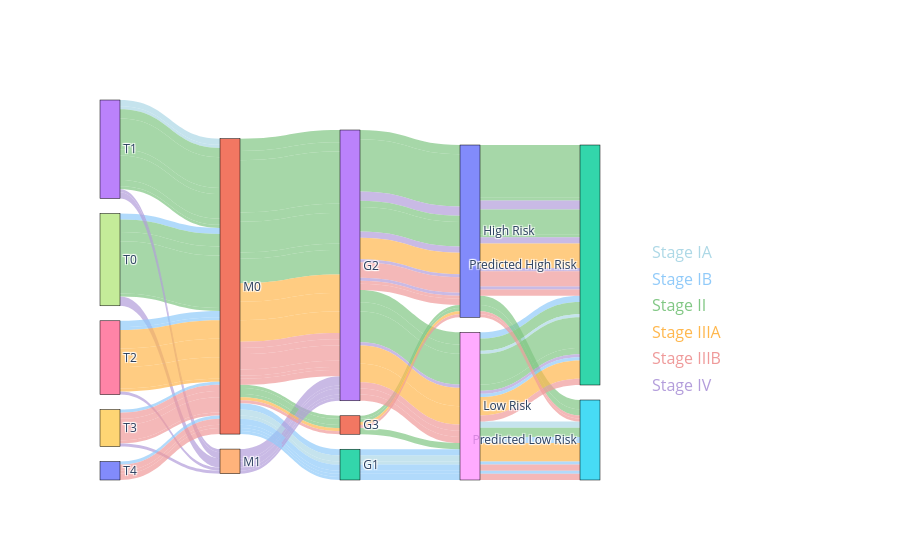

Write notebook code for a chart like this one.
### Code cell
# Re-import necessary libraries after execution state reset
import pandas as pd
import plotly.graph_objects as go

# Simulated sample data for df_validation (since the original dataset was lost after execution reset)
# df_validation = pd.DataFrame({
#     'size_category': ['Small', 'Medium', 'Large', 'Small', 'Large', 'Medium'],
#     'staging': ['Stage IA', 'Stage IB', 'Stage II', 'Stage IIIA', 'Stage IIIB', 'Stage IV'],
#     'metastasis_stage': ['N0', 'N1', 'N0', 'N1', 'N1', 'N1'],
#     'grading': ['G1', 'G2', 'G3', 'G2', 'G3', 'G3'],
#     'real_labels': [0, 1, 0, 1, 1, 1],
#     'predicted_labels': [0, 1, 1, 0, 1, 1]
# })

# Group data to count patients for each path in the hierarchy
sankey_data = df_validation.groupby(
    ['size_category', 'staging', 'metastasis_stage', 'grading', 'real_labels', 'predicted_labels']
).size().reset_index(name='count')

# Prepare unique nodes for the Sankey diagram
nodes = list(set(
    sankey_data['size_category'].tolist() +
    sankey_data['metastasis_stage'].tolist() +
    sankey_data['grading'].tolist() +
    sankey_data['real_labels'].map({0: 'Low Risk', 1: 'High Risk'}).tolist() +
    sankey_data['predicted_labels'].map({0: 'Predicted Low Risk', 1: 'Predicted High Risk'}).tolist()
))
node_indices = {node: i for i, node in enumerate(nodes)}

# Define a softer color mapping for AJCC stages
soft_color_mapping = {
    'Stage IA': 'rgba(173, 216, 230, 0.7)',  # Light Blue (Soft Sky Blue)
    'Stage IB': 'rgba(144, 202, 249, 0.7)',  # Soft Sky Blue
    'Stage II': 'rgba(129, 199, 132, 0.7)',  # Soft Green
    'Stage IIIA': 'rgba(255, 183, 77, 0.7)',  # Soft Orange
    'Stage IIIB': 'rgba(239, 154, 154, 0.7)',  # Soft Red
    'Stage IV': 'rgba(179, 157, 219, 0.7)'   # Soft Purple
}

# Initialize lists for Sankey diagram data
sources = []
targets = []
values = []
colors = []

# Populate links for the Sankey diagram with the updated soft colors
for _, row in sankey_data.iterrows():
    # Tumor Size → Metastasis
    sources.append(node_indices[row['size_category']])
    targets.append(node_indices[row['metastasis_stage']])
    values.append(row['count'])
    colors.append(soft_color_mapping.get(row['staging'], 'rgba(200, 200, 200, 0.7)'))

    # Metastasis → Grading
    sources.append(node_indices[row['metastasis_stage']])
    targets.append(node_indices[row['grading']])
    values.append(row['count'])
    colors.append(soft_color_mapping.get(row['staging'], 'rgba(200, 200, 200, 0.7)'))

    # Grading → Real Risk Level
    real_risk_label = 'High Risk' if row['real_labels'] == 1 else 'Low Risk'
    sources.append(node_indices[row['grading']])
    targets.append(node_indices[real_risk_label])
    values.append(row['count'])
    colors.append(soft_color_mapping.get(row['staging'], 'rgba(200, 200, 200, 0.7)'))

    # Real Risk Level → Predicted Risk Level
    predicted_risk_label = 'Predicted High Risk' if row['predicted_labels'] == 1 else 'Predicted Low Risk'
    sources.append(node_indices[real_risk_label])
    targets.append(node_indices[predicted_risk_label])
    values.append(row['count'])
    colors.append(soft_color_mapping.get(row['staging'], 'rgba(200, 200, 200, 0.7)'))

# Create the Sankey diagram with soft colors
fig = go.Figure(go.Sankey(
    node=dict(
        pad=15,
        thickness=20,
        line=dict(color="black", width=0.5),
        label=nodes
    ),
    link=dict(
        source=sources,
        target=targets,
        value=values,
        color=colors  # Updated with softer colors
    )
))

# Define the soft color legend
legend_items = [
    {'stage': 'Stage IA', 'color': 'rgba(173, 216, 230, 1)'},
    {'stage': 'Stage IB', 'color': 'rgba(144, 202, 249, 1)'},
    {'stage': 'Stage II', 'color': 'rgba(129, 199, 132, 1)'},
    {'stage': 'Stage IIIA', 'color': 'rgba(255, 183, 77, 1)'},
    {'stage': 'Stage IIIB', 'color': 'rgba(239, 154, 154, 1)'},
    {'stage': 'Stage IV', 'color': 'rgba(179, 157, 219, 1)'}
]

# Add legend annotations
annotations = [
    dict(
        x=1.1,  # Positioned to the right of the diagram
        y=0.6 - (0.07 * i),  # Lowered starting point and spacing
        xanchor="left",
        yanchor="middle",
        text=f"<span style='color:{item['color']}'>{item['stage']}</span>",
        showarrow=False,
        font=dict(size=16)
    ) for i, item in enumerate(legend_items)
]

# Update layout with annotations and spacing
fig.update_layout(
    annotations=annotations,
    margin=dict(l=100, r=300)  # Add space on the right for the legend
)

# Display and save the Sankey diagram
fig.show()

### Figure 1 — Plotly figure (JSON) as saved in the notebook; plotly's stock layout.template omitted (floating-point values rounded to 4 significant figures; data arrays with more than 128 entries replaced by an {"elided": "..."} marker saying what was removed)
{"data": [{"link": {"color": {"elided": "132 str values"}, "source": {"elided": "132 int values"}, "target": {"elided": "132 int values"}, "value": {"elided": "132 int values"}}, "node": {"label": ["T4", "M0", "G1", "G2", "M1", "Predicted Low Risk", "T2", "T0", "Low Risk", "T3", "High Risk", "G3", "Predicted High Risk", "T1"], "line": {"color": "black", "width": 0.5}, "pad": 15, "thickness": 20}, "type": "sankey"}], "layout": {"annotations": [{"font": {"size": 16}, "showarrow": false, "text": "<span style='color:rgba(173, 216, 230, 1)'>Stage IA</span>", "x": 1.1, "xanchor": "left", "y": 0.6, "yanchor": "middle"}, {"font": {"size": 16}, "showarrow": false, "text": "<span style='color:rgba(144, 202, 249, 1)'>Stage IB</span>", "x": 1.1, "xanchor": "left", "y": 0.53, "yanchor": "middle"}, {"font": {"size": 16}, "showarrow": false, "text": "<span style='color:rgba(129, 199, 132, 1)'>Stage II</span>", "x": 1.1, "xanchor": "left", "y": 0.46, "yanchor": "middle"}, {"font": {"size": 16}, "showarrow": false, "text": "<span style='color:rgba(255, 183, 77, 1)'>Stage IIIA</span>", "x": 1.1, "xanchor": "left", "y": 0.39, "yanchor": "middle"}, {"font": {"size": 16}, "showarrow": false, "text": "<span style='color:rgba(239, 154, 154, 1)'>Stage IIIB</span>", "x": 1.1, "xanchor": "left", "y": 0.32, "yanchor": "middle"}, {"font": {"size": 16}, "showarrow": false, "text": "<span style='color:rgba(179, 157, 219, 1)'>Stage IV</span>", "x": 1.1, "xanchor": "left", "y": 0.25, "yanchor": "middle"}], "margin": {"l": 100, "r": 300}}}
